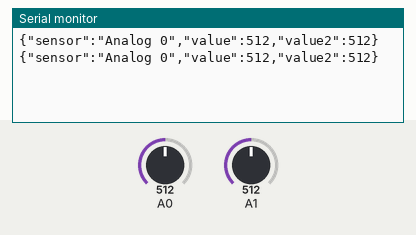
Simulated run of this sketch. Board: Arduino Uno, built with avr-gcc and run on an emulated ATmega328P. On the bench: the last lines printed to the serial monitor. The inputs (shaded band) are chosen by the test bench; at power-on: A0 = 512, A1 = 512.

Above: at 1.8 s.
1.9 s: A0 set to 716
At 2.8 s:
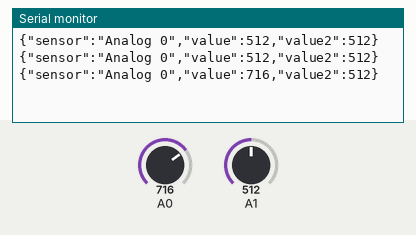
3.4 s: A1 set to 716
At 4.6 s:
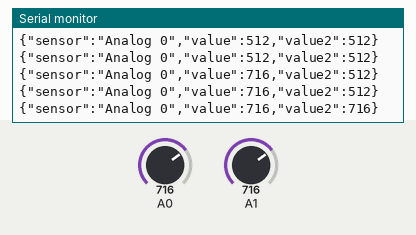
4.9 s: A0 set to 900
At 5.4 s:
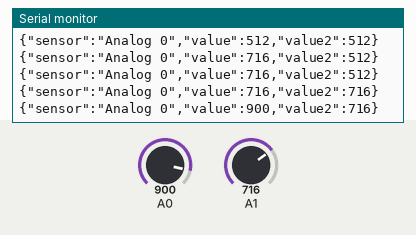
6.4 s: A1 set to 900
At 7.8 s:
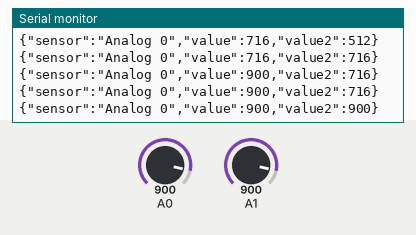
Timing chart, 0 to 8.9 s (numbered marks = the images above; inputs shaded):
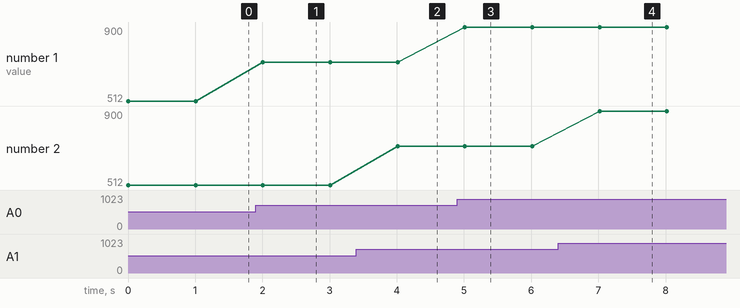

The sketch:

Serializer.ino
```cpp
#include <ArduinoJson.h>

const int capacity = 3 * JSON_OBJECT_SIZE(1);
StaticJsonDocument<capacity> doc;

void setup() {
  // put your setup code here, to run once:
  Serial.begin(9600);
}

void loop() {
  // put your main code here, to run repeatedly:
  doc["sensor"] = "Analog 0";
  doc["value"] = analogRead(A0);
  doc["value2"] = analogRead(A1);

  serializeJson(doc, Serial);
  Serial.println();

  delay(1000);
}
```

Measured:
- after the input at 1.9 s, the serial monitor: prints a new line after 0.11 s (image 1)
- after the input at 3.4 s, the serial monitor: prints a new line after 0.61 s (image 2)
- after the input at 4.9 s, the serial monitor: prints a new line after 0.11 s (image 3)
- after the input at 6.4 s, the serial monitor: prints a new line after 0.62 s (image 4)
- plotted number 1: 512 → 716 after the input at 1.9 s, 716 → 900 after the input at 4.9 s
